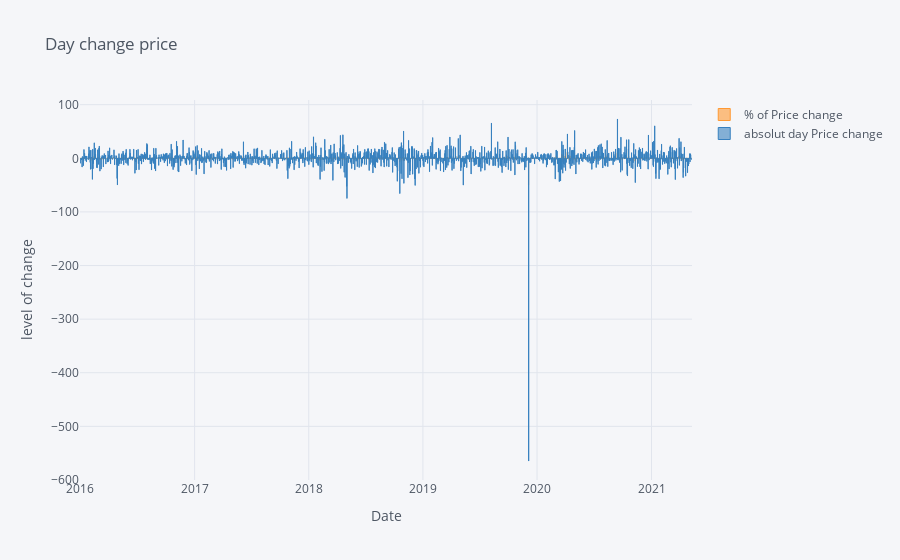

The code cell stored with this chart in its notebook:
### Code cell
# График дневного изменения цен на акции

configure_plotly_browser_state()
df2 = df_EQ[['% of Price change', 'absolut day Price change', 'Date']].set_index('Date')
fig2 = df2.iplot(kind='bar', 
                 title='Day change price', 
                 xTitle='Date', 
                 yTitle='level of change')

### Figure 1 — Plotly figure (JSON) as saved in the notebook; plotly's stock layout.template omitted (floating-point values rounded to 4 significant figures; data arrays with more than 128 entries replaced by an {"elided": "..."} marker saying what was removed)
{"data": [{"name": "% of Price change", "text": "", "y": {"elided": "1324 float values"}, "marker": {"color": "rgba(255, 153, 51, 0.6)", "line": {"color": "rgba(255, 153, 51, 1.0)", "width": 1}}, "x": {"elided": "1324 str values"}, "type": "bar", "orientation": "v"}, {"name": "absolut day Price change", "text": "", "y": {"elided": "1324 float values"}, "marker": {"color": "rgba(55, 128, 191, 0.6)", "line": {"color": "rgba(55, 128, 191, 1.0)", "width": 1}}, "x": {"elided": "1324 str values"}, "type": "bar", "orientation": "v"}], "layout": {"title": {"text": "Day change price", "font": {"color": "#4D5663"}}, "paper_bgcolor": "#F5F6F9", "plot_bgcolor": "#F5F6F9", "yaxis": {"tickfont": {"color": "#4D5663"}, "zerolinecolor": "#E1E5ED", "title": {"text": "level of change", "font": {"color": "#4D5663"}}, "gridcolor": "#E1E5ED", "showgrid": true}, "xaxis": {"tickfont": {"color": "#4D5663"}, "zerolinecolor": "#E1E5ED", "title": {"text": "Date", "font": {"color": "#4D5663"}}, "gridcolor": "#E1E5ED", "showgrid": true}, "legend": {"bgcolor": "#F5F6F9", "font": {"color": "#4D5663"}}}}
